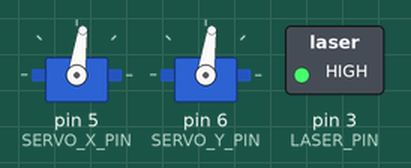
Recording of a sketch running on a simulated Arduino Uno, built with avr-gcc and run on an emulated ATmega328P. Parts: 2 × servo, switched loads named in the sketch (green lamp = pin HIGH). Random numbers use the default seed unless the sketch sets one.

Above: at 2.4 s.
At 3.3 s:
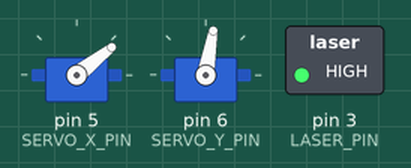
At 10.3 s:
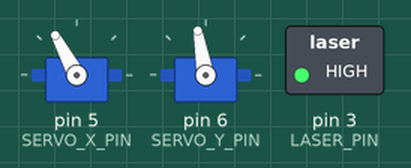
At 16.5 s:
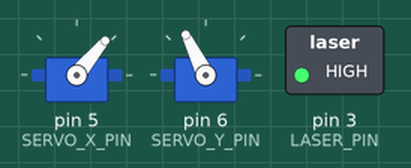
At 19.2 s:
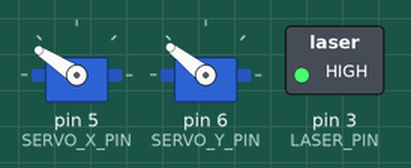
At 37.5 s:
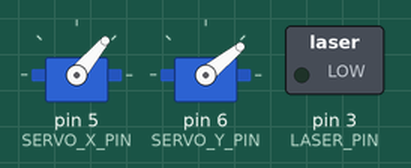
Timing chart, 0 to 40.0 s (numbered marks = the images above):
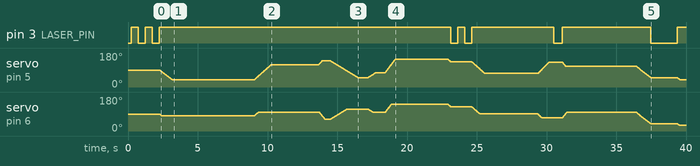

The sketch:

arduino-cat-laser-servo-toy.ino
```cpp
/*
 * Cat laser toy
 *
 * Two servos sweep a laser pointer in a pattern that never repeats: each move
 * picks a new random target for both axes and a random speed, glides there, then
 * waits a random time. Two rarer events keep a cat interested — a short blink and
 * a dark pause — both of which fire on a one-in-N chance per loop.
 *
 * Board: Arduino Nano (ATmega328P, old bootloader)
 * Wiring: laser on D3 · horizontal servo D5 · vertical servo D6
 */

#include <Servo.h>

#define LASER_PIN        3
#define SERVO_X_PIN      5
#define SERVO_Y_PIN      6

// Travel: how far either side of centre the laser is allowed to go.
#define ANGLE_FROM_CENTRE 60
#define ANGLE_MIN        (90 - ANGLE_FROM_CENTRE)
#define ANGLE_MAX        (90 + ANGLE_FROM_CENTRE)

// Speed: the delay between single-degree steps, lower is faster.
#define SPEED_MIN        10
#define SPEED_MAX        25

// Waits, in milliseconds, between moves.
#define WAIT_MIN         0
#define WAIT_MAX         3000

// Odds of the two interruptions, as "one in N" per loop.
#define BLINK_ONE_IN     300
#define DARK_ONE_IN      200
#define DARK_WAIT_MAX    3000

Servo servoX;
Servo servoY;

int angleX = 90;
int targetX = 90;
bool xArrived = true;

int angleY = 90;
int targetY = 90;
bool yArrived = true;

int stepDelay = SPEED_MIN;

void setup() {
  Serial.begin(115200);

  pinMode(LASER_PIN, OUTPUT);

  servoX.attach(SERVO_X_PIN);
  servoY.attach(SERVO_Y_PIN);
  delay(250);

  servoX.write(angleX);
  servoY.write(angleY);

  // Three quick flashes so you can see it is alive before it starts hunting.
  digitalWrite(LASER_PIN, HIGH);
  delay(500);
  digitalWrite(LASER_PIN, LOW);
  delay(500);
  digitalWrite(LASER_PIN, HIGH);
  delay(500);
  digitalWrite(LASER_PIN, LOW);
  delay(500);
  digitalWrite(LASER_PIN, HIGH);
}

void loop() {
  // Pick a new destination only once the previous one is reached, so the
  // movement is a glide rather than a jump.
  if (xArrived && yArrived) {
    targetX = random(ANGLE_MIN, ANGLE_MAX);
    targetY = random(ANGLE_MIN, ANGLE_MAX);
    stepDelay = random(SPEED_MIN, SPEED_MAX);

    xArrived = false;
    yArrived = false;
  }

  if (angleX < targetX) angleX++;
  if (angleX > targetX) angleX--;
  if (angleY < targetY) angleY++;
  if (angleY > targetY) angleY--;

  if (angleX == targetX) xArrived = true;
  if (angleY == targetY) yArrived = true;

  if (random(1, BLINK_ONE_IN) == 42) {
    blinkLaser();
  }

  if (random(1, DARK_ONE_IN) == 42) {
    digitalWrite(LASER_PIN, LOW);
    delay(random(1, DARK_WAIT_MAX));
    digitalWrite(LASER_PIN, HIGH);
  }

  // A pause at each corner is what stops the pattern feeling mechanical.
  if (xArrived && yArrived) {
    int wait = random(WAIT_MIN, WAIT_MAX);
    wait = (wait < (WAIT_MAX - WAIT_MIN) / 2) ? wait / 2 : wait * 2;
    delay(wait);
  }

  if (angleX != targetX) servoX.write(angleX);
  if (angleY != targetY) servoY.write(angleY);

  delay(stepDelay);
}

void blinkLaser() {
  digitalWrite(LASER_PIN, LOW);
  delay(500);
  digitalWrite(LASER_PIN, HIGH);
  delay(500);
  digitalWrite(LASER_PIN, LOW);
  delay(500);
  digitalWrite(LASER_PIN, HIGH);
}
```

Measured:
- by itself, pin 3 (LASER_PIN): HIGH → LOW at 0.75 s, → HIGH 0.50 s later, → LOW 0.50 s later, → HIGH 0.50 s later, … (12 changes in this stretch)
